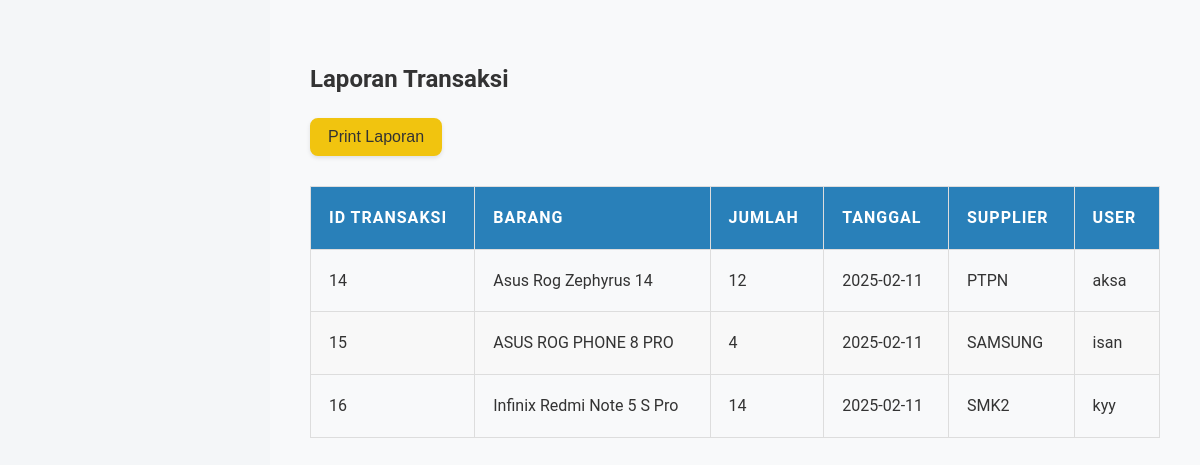
The page /laporan_inventaris.php (signed in) on the database its author committed.
### tables this page shows
CREATE TABLE `laporan_inventaris` (
  `id_laporan` int(12) NOT NULL,
  `id_barang` int(12) NOT NULL,
  `id_user` int(12) NOT NULL,
  `id_supplier` int(12) NOT NULL,
  `jumlah` int(24) NOT NULL,
  `tanggal` date NOT NULL
);

CREATE TABLE `barang` (
  `id_barang` int(12) NOT NULL,
  `nama_barang` varchar(255) NOT NULL,
  `harga_barang` int(24) NOT NULL,
  `stok` int(24) NOT NULL
);

CREATE TABLE `supplier` (
  `id_supplier` int(12) NOT NULL,
  `nama_supplier` varchar(255) NOT NULL,
  `alamat` varchar(255) NOT NULL,
  `no_hp` varchar(255) NOT NULL
);

CREATE TABLE `users` (
  `id_user` int(12) NOT NULL,
  `username` varchar(255) NOT NULL,
  `name` varchar(255) NOT NULL,
  `password` varchar(255) NOT NULL,
  `level` enum('admin','petugas') NOT NULL
);

### laporan_inventaris.php (the view, shortened to what this page needs)
<?php
include 'config.php';
$logs = $koneksi->query("SELECT * FROM laporan_inventaris ORDER BY tanggal DESC");
?>
<!DOCTYPE html>
<html lang="en">
<head>
    <link rel="stylesheet" href="style.css">
</head>
<body>
    <div class="container mt-5">
        <h2>Laporan Transaksi</h2>
        <button class="btn-edit" onclick="printTable()">Print Laporan</button>
        <table class="table" id="reportTable" onmouseover="this.style.borderColor='rgb(0, 162, 255)'" onmouseout="this.style.borderColor='rgb(0, 0, 0)'">
            <thead>
                <tr>
                    <th>ID Transaksi</th>
                    <th>Barang</th>
                    <th>Jumlah</th>
                    <th>Tanggal</th>
                    <th>Supplier</th>
                    <th>User</th>
                </tr>
            </thead>
            <tbody>
                <?php
                while ($log = $logs->fetch_assoc()) {
                    $barang_query = $koneksi->prepare("SELECT nama_barang FROM barang WHERE id_barang = ?");
                    $barang_query->bind_param("i", $log['id_barang']);
                    $barang_query->execute();
                    $barang_result = $barang_query->get_result();
                    $barang = $barang_result->fetch_assoc();
                    $user_query = $koneksi->prepare("SELECT username FROM users WHERE id_user = ?");
                    $user_query->bind_param("i", $log['id_user']);
                    $user_query->execute();
                    $user_result = $user_query->get_result();
                    $user = $user_result->fetch_assoc();
                    $supplier_name = "Tidak Ada";
                    if ($log['id_supplier']) {
                        $supplier_query = $koneksi->prepare("SELECT nama_supplier FROM supplier WHERE id_supplier = ?");
                        $supplier_query->bind_param("i", $log['id_supplier']);
                        $supplier_query->execute();
                        $supplier_result = $supplier_query->get_result();
                        $supplier = $supplier_result->fetch_assoc();
                        if ($supplier) {
                            $supplier_name = $supplier['nama_supplier'];
                        }
                    }
                ?>
                    <tr>
                        <td><?= $log['id_laporan'] ?></td>
                        <td><?= $barang['nama_barang'] ?></td>
                        <td><?= $log['jumlah'] ?></td>
                        <td><?= $log['tanggal'] ?></td>
                        <td><?= $supplier_name ?></td>
                        <td><?= $user['username'] ?></td>
                    </tr>
                <?php } ?>
            </tbody>
        </table>
    </div>
</body>
</html>

### style.css (style rules this page uses)
body { margin: 0; font-family: 'Roboto', sans-serif; background-color: #f4f6f8; color: #333; line-height: 1.6; }
.dashboard-container, .container, .supplier-container { margin-left: 270px; padding: 40px; background-color: #f8f9fa; min-height: 100vh; transition: margin-left 0.3s ease; }
table { width: 100%; border-collapse: collapse; margin-top: 30px; transition: all 0.3s ease; }
table th, table td { padding: 18px; border: 1px solid #ddd; text-align: left; }
table th { background-color: #2980b9; color: #fff; text-transform: uppercase; letter-spacing: 1px; }
table tr:nth-child(even) { background-color: #f8f8f8; }
.btn-simpan, .btn-batal, .btn-tambah, .btn-edit, .btn-hapus { padding: 12px 20px; border: none; border-radius: 8px; color: #fff; font-size: 16px; cursor: pointer; transition: background 0.3s, transform 0.2s; margin-right: 10px; box-shadow: 0 2px 4px rgba(0, 0, 0, 0.1); }
.btn-edit { background-color: #f1c40f; color: #333; border: 2px solid #f1c40f; border-radius: 8px; padding: 8px 16px; font-size: 16px; text-decoration: none; display: inline-block; transition: all 0.3s ease; box-shadow: 0 2px 4px rgba(0,0,0,0.1); }

### rows shown on the page
laporan_inventaris: id_laporan "14", id_barang.nama_barang "Asus Rog Zephyrus 14", jumlah "12", tanggal "2025-02-11", id_supplier.nama_supplier "PTPN", id_user.username "aksa"
laporan_inventaris: id_laporan "15", id_barang.nama_barang "ASUS ROG PHONE 8 PRO", jumlah "4", tanggal "2025-02-11", id_supplier.nama_supplier "SAMSUNG", id_user.username "isan"
laporan_inventaris: id_laporan "16", id_barang.nama_barang "Infinix Redmi Note 5 S Pro", jumlah "14", tanggal "2025-02-11", id_supplier.nama_supplier "SMK2", id_user.username "kyy"
